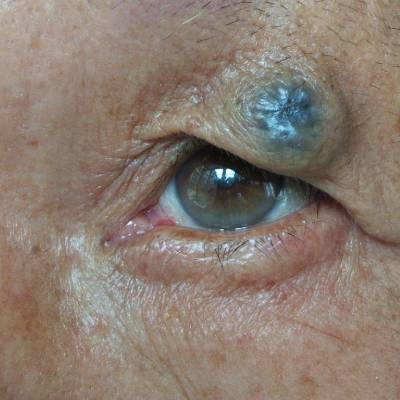
#> input picture labelled_dataset/test/b1.jpg, 400 x 400 px
$ python -i eye_detect_patch.py   (imports and definitions only)
#> lines starting #> are read from the running program, lines starting #| are printed output that depends on the picture
#> further down, picture is the input picture: shape (400, 400, 3); mean B, G, R 112.1, 123.4, 138
# PROJECT: A COMPUTER VISION/MACHINE LEARNING PIPELINE FOR DETECTING EYELID CANCER
# Supervisor: Prof. Khurshid Ahmad (Trinity College Dublin)
import os
import cv2
import numpy as np
import multiprocessing
import time

# Configuration
class Config:
    # Paths
    input_folder = os.path.join('..', '../labelled_dataset')
    output_folder = 'covered_divided_eye'
    debug_folder = 'debug_output'

    # Subfolder names
    covered_subfolder = 'covered_eyes'
    quadrants_subfolder = 'quadrants2'
    splits = ['train', 'val', 'test']

    # Division mode
    division_mode = 1
    division_folders = {
        0: ['whole'],
        1: ['Top', 'Bottom'],
        2: ['NW', 'NE', 'SW', 'SE']
    }

    # Detection parameters
    show_before_and_after = False
    min_contour_area = 100
    max_area_ratio = 0.8
    min_axis_length = 5

    # Patch configuration
    patch_shape = 'circle'  # 'circle' or 'ellipse'
    max_size_ratio = 0.35  # Maximum size relative to image

    # Timeout settings
    hough_timeout = 6      # Seconds for Hough Circle detection
    ellipse_timeout = 10   # Seconds for ellipse fitting
    total_timeout = 16     # Total timeout per image

    # [9 lines left out: function create_directories, not called in this run]


def preprocess_image(image):
    gray = cv2.cvtColor(image, cv2.COLOR_BGR2GRAY)
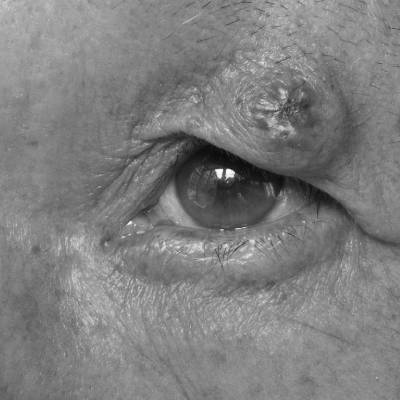
#> gray: shape (400, 400); min 7, max 252, mean 126.5
    blurred = cv2.GaussianBlur(gray, (5, 5), 0)
    clahe = cv2.createCLAHE(clipLimit=2.0, tileGridSize=(8, 8))
    enhanced = clahe.apply(blurred)
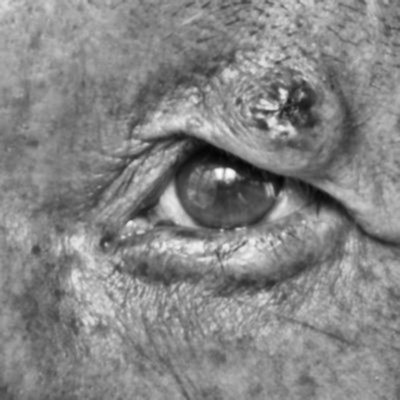
#> enhanced: shape (400, 400); min 5, max 252, mean 133.1
    return gray, enhanced


# [390 lines left out: functions run_hough_circle, detect_eye, run_ellipse_fitting, cover_eye_with_skin, create_quadrants, process_image and 3 more, not called in this run]


# [7 lines not run here, left out]

>>> import cv2
>>> picture = cv2.imread('../../labelled_dataset/test/b1.jpg')
>>> result = preprocess_image(picture)
